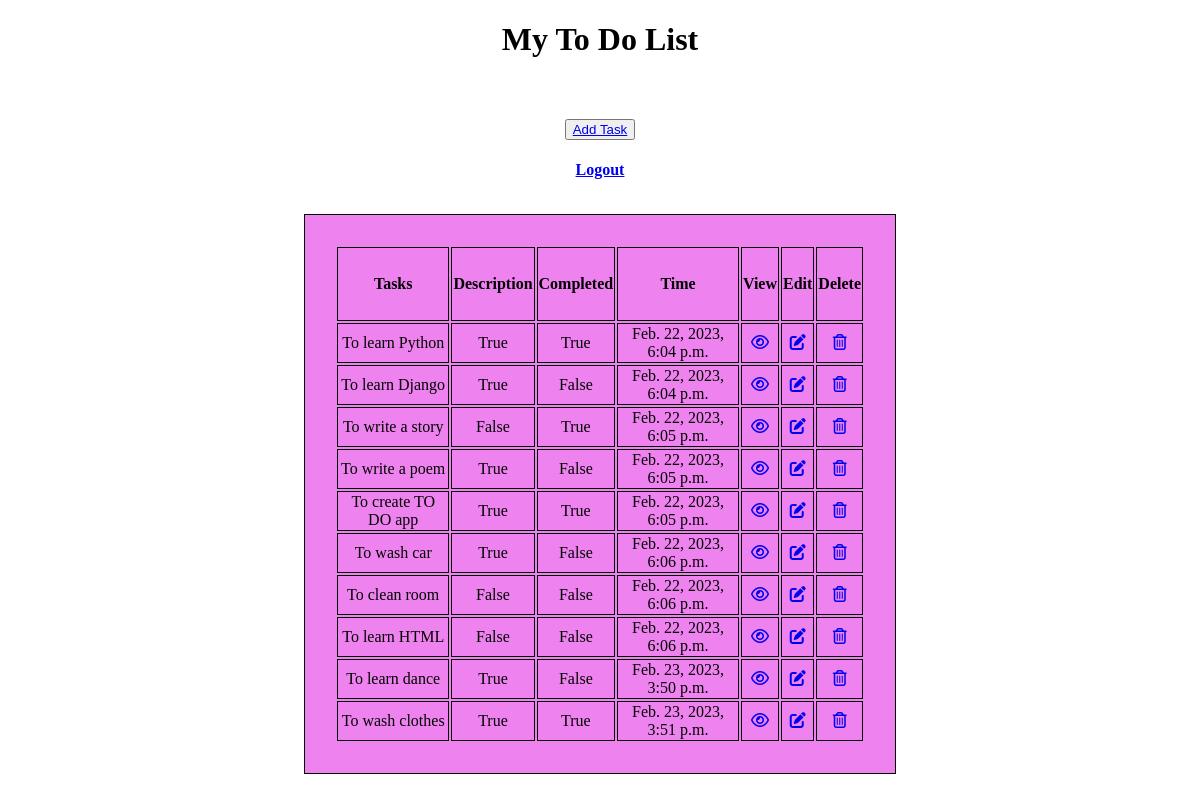
Page /task-list/ on the committed database.
### todo/models.py (models this page shows, shortened)
class Tasks(models.Model):
    title=models.CharField(max_length=200)
    Description=models.TextField(max_length=250,default=True)
    completed=models.BooleanField(default=False)
    created=models.DateTimeField(auto_now_add=True)

### todo/views.py (the view)
# urls.py: path('task-list/' ,TaskList.as_view(),name='task1'),
class TaskList(ListView):
    model= Tasks
    context_object_name = 'task1'
    template_name = 'tasklist.html'

### templates/tasklist.html (shortened to what this page needs)
{% load static %}
<!DOCTYPE html>
<html lang="en">
<head>
    <link rel="stylesheet" href="{%static 'css/tasklist.css' %}">
    <link rel="stylesheet" href="https://cdnjs.cloudflare.com/ajax/libs/font-awesome/4.7.0/css/font-awesome.min.css">
</head>
<body style="background: url('https://wallpapercave.com/wp/wp7952670.jpg')no-repeat;">
     <h1>My To Do List</h1>
<table>
    <tr>
        <th>Tasks</th><th>Description</th><th>Completed</th><th>Time</th><th>View</th><th>Edit</th><th>Delete</th>
    </tr>
    {% for tasks in task1 %}
    <tr>
        <td>{{tasks.title}}</td>
        <td>{{tasks.Description}}</td>
        <td>{{tasks.completed}}</td>
        <td>{{tasks.created}}</td>
        <td><a href="{%url 'task-detail' tasks.id %}"><i class="fa fa-eye"></i></a></td>
        <td><a href="{% url 'task-update' tasks.id %}"><i class='fas fa-edit'></i></a></td>&nbsp
        <td><a href="{%url 'task-delete' tasks.id %}"><i class="fa fa-trash-o"></i></a></td>
    </tr>
    {% endfor %}
    <h3 align="center"><button><a href="{% url 'task-create' %}">Add Task</a></button></h3>
       <h4 align="center"><a href="{% url 'home' %}">Logout</a></h4>
</table>
</body>
</html>

### static/css/tasklist.css (style rules this page uses)
body { background-color:rgb(240, 240, 240); }
h1 { color:black; text-align: center; }
table { width: 50%; height:50%; background-color:rgb(238, 130, 238); padding:30px; margin:auto; text-align: center; margin-top:3%; color:rgb(2,2,2); font-family:'Times New Roman',Times,serif; }
th { height: 70px; }
td { text-align: center; }
table, th, td { border: 1px solid; }
button { align:center; }

### rows in the picture
Tasks: title "To learn Python", Description "True", completed "True", created "Feb. 22, 2023, 6:04 p.m."
Tasks: title "To learn Django", Description "True", completed "False", created "Feb. 22, 2023, 6:04 p.m."
Tasks: title "To write a story", Description "False", completed "True", created "Feb. 22, 2023, 6:05 p.m."
Tasks: title "To write a poem", Description "True", completed "False", created "Feb. 22, 2023, 6:05 p.m."
Tasks: title "To create TO DO app", Description "True", completed "True", created "Feb. 22, 2023, 6:05 p.m."
Tasks: title "To wash car", Description "True", completed "False", created "Feb. 22, 2023, 6:06 p.m."
Tasks: title "To clean room", Description "False", completed "False", created "Feb. 22, 2023, 6:06 p.m."
Tasks: title "To learn HTML", Description "False", completed "False", created "Feb. 22, 2023, 6:06 p.m."
Tasks: title "To learn dance", Description "True", completed "False", created "Feb. 23, 2023, 3:50 p.m."
Tasks: title "To wash clothes", Description "True", completed "True", created "Feb. 23, 2023, 3:51 p.m."
